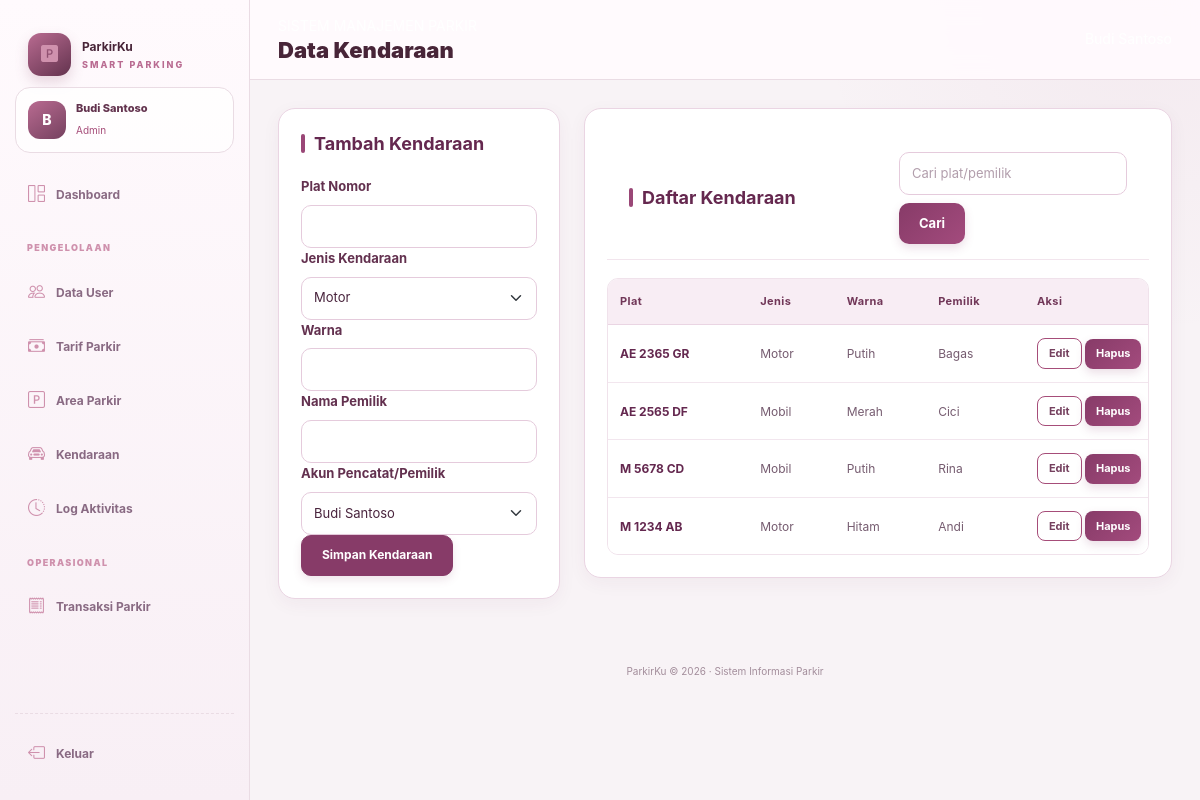
/parkir/admin/kendaraan.php (signed in), run on the app's committed database.
### tables this page shows
CREATE TABLE `tb_kendaraan` (
  `id_kendaraan` int(11) NOT NULL,
  `plat_nomor` varchar(15) NOT NULL,
  `jenis_kendaraan` varchar(20) NOT NULL,
  `warna` varchar(20) DEFAULT NULL,
  `pemilik` varchar(100) DEFAULT NULL,
  `id_user` int(11) NOT NULL
);

### parkir/includes/functions.php (called while the page is built, shortened)
<?php
function e($value): string
{
    return htmlspecialchars(
        (string)($value ?? ''),
        ENT_QUOTES,
        'UTF-8'
    );
}
function current_user(): array
{
    return $_SESSION['user'] ?? [];
}

### parkir/admin/kendaraan.php (the view, shortened to what this page needs)
<?php
require_once __DIR__ . '/../includes/auth.php';
$edit = null;
$users = $pdo->query(
    "SELECT id_user, nama_lengkap
     FROM tb_user
     WHERE status_aktif=1
     ORDER BY nama_lengkap"
)->fetchAll();
$search = trim($_GET['q'] ?? '');
$stmt = $pdo->prepare(
    'SELECT k.*, u.nama_lengkap
     FROM tb_kendaraan k
     JOIN tb_user u ON u.id_user=k.id_user
     WHERE k.plat_nomor LIKE ?
        OR COALESCE(k.pemilik, "") LIKE ?
     ORDER BY k.id_kendaraan DESC
     LIMIT 300'
);
$stmt->execute([
    '%' . $search . '%',
    '%' . $search . '%'
]);
$rows = $stmt->fetchAll();
require __DIR__ . '/../includes/header.php';
require __DIR__ . '/../includes/sidebar.php';
?>
<div class="row g-4">
    <div class="col-12 col-xl-4">
        <div class="panel">
            <h2 class="section-heading">
                <?= $edit ? 'Edit Kendaraan' : 'Tambah Kendaraan' ?>
            </h2>
            <form method="post">
                <div class="mb-3">
                    <label class="form-label">Plat Nomor</label>
                    <input class="form-control" name="plat_nomor" required
                           value="<?= e($edit['plat_nomor'] ?? '') ?>">
                </div>
                <div class="mb-3">
                    <label class="form-label">Jenis Kendaraan</label>
                    <select class="form-select" name="jenis_kendaraan">
                        <?php foreach (['motor', 'mobil', 'lainnya'] as $j): ?>
                            <option value="<?= e($j) ?>"
                                <?= ($edit['jenis_kendaraan'] ?? 'motor') === $j
                                    ? 'selected' : '' ?>>
                                <?= e(ucfirst($j)) ?>
                            </option>
                        <?php endforeach; ?>
                    </select>
                </div>
                <div class="mb-3">
                    <label class="form-label">Warna</label>
                    <input class="form-control" name="warna"
                           value="<?= e($edit['warna'] ?? '') ?>">
                </div>
                <div class="mb-3">
                    <label class="form-label">Nama Pemilik</label>
                    <input class="form-control" name="pemilik"
                           value="<?= e($edit['pemilik'] ?? '') ?>">
                </div>
                <div class="mb-3">
                    <label class="form-label">Akun Pencatat/Pemilik</label>
                    <select class="form-select" name="id_user" required>
                        <?php foreach ($users as $u): ?>
                            <option value="<?= (int)$u['id_user'] ?>"
                                <?= (int)($edit['id_user'] ?? current_user()['id_user'])
                                    === (int)$u['id_user'] ? 'selected' : '' ?>>
                                <?= e($u['nama_lengkap']) ?>
                            </option>
                        <?php endforeach; ?>
                    </select>
                </div>
                <button class="btn btn-primary">Simpan Kendaraan</button>
            </form>
        </div>
    </div>
    <div class="col-12 col-xl-8">
        <div class="panel">
            <div class="panel-head">
                <h2 class="section-heading mb-0">Daftar Kendaraan</h2>
                <form class="d-flex gap-2" method="get">
                    <input class="form-control" name="q"
                           value="<?= e($search) ?>"
                           placeholder="Cari plat/pemilik">
                    <button class="btn btn-outline-secondary">Cari</button>
                </form>
            </div>
            <div class="table-responsive">
                <table class="table">
                    <thead>
                        <tr>
                            <th>Plat</th>
                            <th>Jenis</th>
                            <th>Warna</th>
                            <th>Pemilik</th>
                            <th>Aksi</th>
                        </tr>
                    </thead>
                    <tbody>
                        <?php foreach ($rows as $r): ?>
                            <tr>
                                <td>
                                    <strong><?= e($r['plat_nomor']) ?></strong>
                                </td>
                                <td><?= e(ucfirst($r['jenis_kendaraan'])) ?></td>
                                <td><?= e($r['warna']) ?></td>
                                <td>
                                    <?= e($r['pemilik'] ?: $r['nama_lengkap']) ?>
                                </td>
                                <td class="text-nowrap">
                                    <a class="btn btn-sm btn-outline-primary"
                                       href="?edit=<?= (int)$r['id_kendaraan'] ?>">
                                        Edit
                                    </a>
                                    <form method="post" class="d-inline"
                                          onsubmit="return confirm('Hapus kendaraan ini?')">
                                        <button class="btn btn-sm btn-outline-danger">
                                            Hapus
                                        </button>
                                    </form>
                                </td>
                            </tr>
                        <?php endforeach; ?>
                    </tbody>
                </table>
            </div>
        </div>
    </div>
</div>
<?php require __DIR__ . '/../includes/footer.php'; ?>

### data on the page
tb_kendaraan: plat_nomor "AE 2365 GR", jenis_kendaraan "Motor", warna "Putih", pemilik "Bagas"
tb_kendaraan: plat_nomor "AE 2565 DF", jenis_kendaraan "Mobil", warna "Merah", pemilik "Cici"
tb_kendaraan: plat_nomor "M 5678 CD", jenis_kendaraan "Mobil", warna "Putih", pemilik "Rina"
tb_kendaraan: plat_nomor "M 1234 AB", jenis_kendaraan "Motor", warna "Hitam", pemilik "Andi"

### other printed values
substr($me['nama_lengkap'] ?? 'U', 0, 1) "B"
$me['nama_lengkap'] "Budi Santoso"
$role "Admin"
$pageTitle "Data Kendaraan"
form field jenis_kendaraan "Motor"
form field id_user "Budi Santoso"
